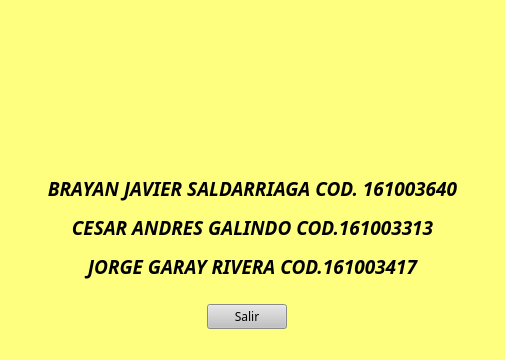
<?xml version="1.0" encoding="UTF-8"?>
<ui version="4.0">
 <class>MainWindow</class>
 <widget class="QMainWindow" name="MainWindow">
  <property name="geometry">
   <rect>
    <x>0</x>
    <y>0</y>
    <width>505</width>
    <height>360</height>
   </rect>
  </property>
  <property name="windowTitle">
   <string>MainWindow</string>
  </property>
  <property name="styleSheet">
   <string notr="true">background-color: rgb(255, 255, 127);</string>
  </property>
  <widget class="QWidget" name="centralwidget">
   <layout class="QGridLayout" name="gridLayout">
    <item row="0" column="1">
     <layout class="QVBoxLayout" name="verticalLayout">
      <item>
       <widget class="QLabel" name="label">
        <property name="styleSheet">
         <string notr="true">image: url(:/Logo/LogoU.png);</string>
        </property>
        <property name="text">
         <string/>
        </property>
       </widget>
      </item>
      <item>
       <widget class="QLabel" name="label_3">
        <property name="font">
         <font>
          <family>Segoe UI Semilight</family>
          <pointsize>12</pointsize>
          <italic>true</italic>
         </font>
        </property>
        <property name="styleSheet">
         <string notr="true">background-color: rgb(255, 255, 127);
border-color: rgb(170, 0, 0);</string>
        </property>
        <property name="text">
         <string>&lt;html&gt;&lt;head/&gt;&lt;body&gt;&lt;p align=&quot;center&quot;&gt;&lt;span style=&quot; font-size:14pt; font-weight:600;&quot;&gt;BRAYAN JAVIER SALDARRIAGA COD. 161003640&lt;/span&gt;&lt;/p&gt;&lt;p align=&quot;center&quot;&gt;&lt;span style=&quot; font-size:14pt; font-weight:600;&quot;&gt;CESAR ANDRES GALINDO COD.161003313&lt;/span&gt;&lt;/p&gt;&lt;p align=&quot;center&quot;&gt;&lt;span style=&quot; font-size:14pt; font-weight:600;&quot;&gt;JORGE GARAY RIVERA COD.161003417&lt;/span&gt;&lt;/p&gt;&lt;/body&gt;&lt;/html&gt;</string>
        </property>
       </widget>
      </item>
      <item>
       <layout class="QHBoxLayout" name="horizontalLayout_2">
        <item>
         <spacer name="horizontalSpacer">
          <property name="orientation">
           <enum>Qt::Horizontal</enum>
          </property>
          <property name="sizeHint" stdset="0">
           <size>
            <width>276</width>
            <height>20</height>
           </size>
          </property>
         </spacer>
        </item>
        <item>
         <layout class="QHBoxLayout" name="horizontalLayout">
          <item>
           <widget class="QPushButton" name="pushButton_S">
            <property name="font">
             <font>
              <family>SolidWorks GDT</family>
             </font>
            </property>
            <property name="styleSheet">
             <string notr="true">background-color: rgb(193, 193, 193);</string>
            </property>
            <property name="text">
             <string>Salir</string>
            </property>
           </widget>
          </item>
         </layout>
        </item>
        <item>
         <spacer name="horizontalSpacer_2">
          <property name="orientation">
           <enum>Qt::Horizontal</enum>
          </property>
          <property name="sizeHint" stdset="0">
           <size>
            <width>287</width>
            <height>20</height>
           </size>
          </property>
         </spacer>
        </item>
       </layout>
      </item>
     </layout>
    </item>
    <item row="0" column="0">
     <spacer name="horizontalSpacer_3">
      <property name="orientation">
       <enum>Qt::Horizontal</enum>
      </property>
      <property name="sizeHint" stdset="0">
       <size>
        <width>40</width>
        <height>20</height>
       </size>
      </property>
     </spacer>
    </item>
    <item row="0" column="2">
     <spacer name="horizontalSpacer_4">
      <property name="orientation">
       <enum>Qt::Horizontal</enum>
      </property>
      <property name="sizeHint" stdset="0">
       <size>
        <width>40</width>
        <height>20</height>
       </size>
      </property>
     </spacer>
    </item>
   </layout>
  </widget>
  <widget class="QMenuBar" name="menubar">
   <property name="geometry">
    <rect>
     <x>0</x>
     <y>0</y>
     <width>505</width>
     <height>21</height>
    </rect>
   </property>
  </widget>
  <widget class="QStatusBar" name="statusbar"/>
 </widget>
 <resources>
  <include location="LogoU.qrc"/>
  <include location="Gracias.qrc"/>
 </resources>
 <connections/>
</ui>
